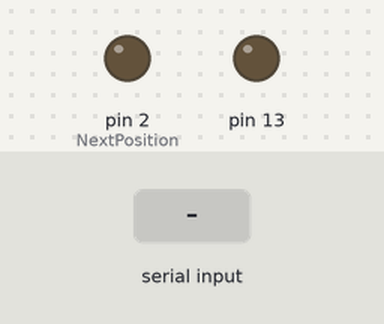
The sketch below on a simulated Arduino Uno, built with avr-gcc and run on an emulated ATmega328P. Shown: output pins drawn as LEDs (lit = HIGH). The test bench sets the inputs (shaded band). Pins used as bus, display or sensor lines are not drawn.

Above: at 1.2 s.
1.3 s: "1" received over Serial
At 2.1 s:
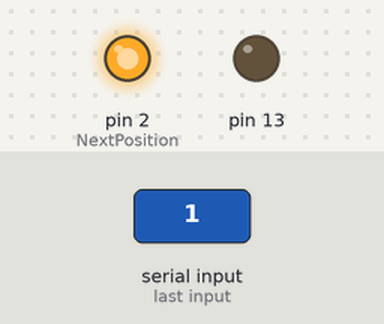
2.8 s: "C" received over Serial
At 3.2 s:
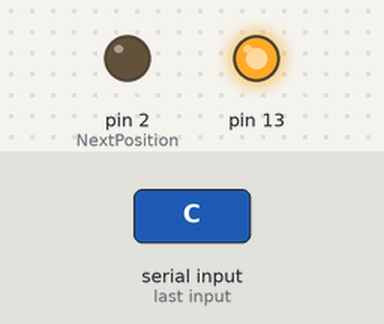
4.3 s: "0" received over Serial
At 5.6 s:
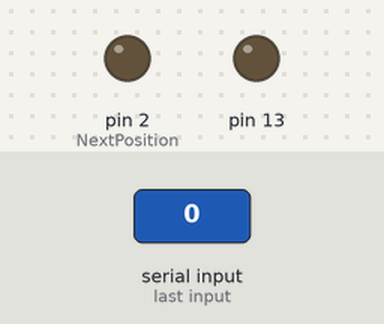
Timing chart, 0 to 7.3 s (numbered marks = the images above; inputs shaded):
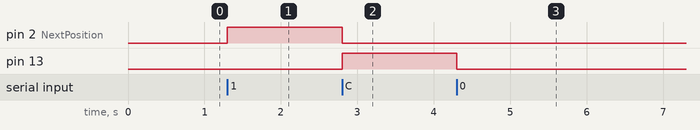

The sketch:

LightArrow.ino
```cpp
/*
 * LightArrow
 * Lighting Arrows
 */
#include <SoftwareSerial.h>

#define rxPin 10     // rxPin num setup
#define txPin 11   // txPin num setup
SoftwareSerial SignalSerial(rxPin,txPin);

#define Speed 9600 // Serial Speed

// Global Variables
int data;         // marge data
int ArduinoID;    // Get Arduino Identifier
int Mode = '0';   // init mode
int BPM;          // Beat Per Minutes
int Pulse;        // Pulse Peak
int data_1;       // up bit data
int data_2;       // under bit data(BPM)
unsigned long times;
unsigned long lastPatternTime = 0;
unsigned long lastCombinationTime = 0;

char PrevMode;

char ControlWord = 'C';
char stack;

void setup() {
  // OUTPUT Arrow and Bow Setup
  pinMode(2,OUTPUT);  // Arrow1(Draw a bow)
  pinMode(3,OUTPUT);  // Arrow2(Normal bow)
  pinMode(4,OUTPUT);  // Arrow3
  pinMode(5,OUTPUT);  // Arrow4
  pinMode(6,OUTPUT);  // Arrow5
  pinMode(7,OUTPUT);  // Arrow6
  pinMode(8,OUTPUT);  // Arrow7(shot heart)

  // Flag Check
  pinMode(13,OUTPUT);

  Serial.begin(Speed);
  SignalSerial.begin(Speed);
}

void loop() {

  get_word();
  times = millis();

  if(PrevMode != ControlWord)
  ModeReset();

  PrevMode = ControlWord;

  // switch Mode
  switch(ControlWord){
    // All turn off Mode
    case '0':
      digitalWrite(13,LOW);
      break;

    // All turn on Mode
    case '1':
      digitalWrite(13,LOW);
      Allturnon();
      break;

    // Pattern Light Mode
    case 'P':
      digitalWrite(13,LOW);
      LightPatternMode();
      break;

    // Conbination Light Mode
    case 'C':
      digitalWrite(13,HIGH);
      PrevMode = 'C';
      if(get_data())
        LightPulseArrow();
      break;
  }

}
```

LightFunction.ino
```cpp
/*
 * LightFunction
 * Lighting Funtions
 */

const int reset_start = 2;    // stert pin num
const int reset_end = 9;      // end pin num

int NextPosition = 2;   // Next Light LED Num
int PrevPosition = 0;   // Now Light LED Num

// All turn off
void Allturnoff() {
  for(int j = reset_start; j <= reset_end; j++)
    digitalWrite(j,LOW);
}

// All turn on
void Allturnon() {
  for (int j = reset_start; j <= reset_end; j++)
    digitalWrite(j,HIGH);
}

void ModeReset() {
  NextPosition = reset_start;
  PrevPosition = 0;
  times = 0;
  Allturnoff();
  lastPatternTime = 0;
  lastCombinationTime = 0;
}

// Pulse Read Mode
// if pulse receive, use this function
void LightPulseArrow(){
  digitalWrite(PrevPosition,LOW);
  digitalWrite(NextPosition,HIGH);
  PrevPosition = NextPosition;
  ++NextPosition;
  if(PrevPosition >= reset_end){
  NextPosition = reset_start;
  Allturnoff();
  }
  lastCombinationTime = times;
}

void LightPatternMode() {
  // 1秒立ったらの処理(簡易実装)
  if(times - lastPatternTime >= 1000){
    digitalWrite(NextPosition,HIGH);
    PrevPosition = NextPosition;
    ++NextPosition;
    lastPatternTime = times;
  }
  // 矢2本目の時に1本目消灯
  if(PrevPosition == 3)
    digitalWrite(2,LOW);
  // 矢3本目の時に2本目消灯
  if(PrevPosition == 4)
    digitalWrite(3,LOW);
  // 最後まで行ったらｶｳﾝﾀｰﾘｾｯﾄ
  if(PrevPosition >= reset_end)
    NextPosition = reset_start;
}
```

SerialFunction.ino
```cpp
bool get_word(){
  while(Serial.available() > 0)
  stack = Serial.read();

  if(stack != ControlWord){
    ControlWord = stack;
    return true;
  }else{
    return false;
  }

}

bool get_data(){
  if(SignalSerial.available() >= sizeof(byte)+sizeof(int))
  if(SignalSerial.read()=='H'){
    data_1 = SignalSerial.read();
    data_2 = SignalSerial.read();

    Pulse = bitRead(data_1,1);
    ArduinoID = bitRead(data_1,4);
    BPM = data_2;
    Serial.println(data_1,BIN);
    data = makeWord(data_1,data_2);

    return true;
  }
  return false;
}
```

Measured:
- after the input at 1.3 s, pin 2 (NextPosition): LOW → HIGH at once
- after the input at 2.8 s, pin 2 (NextPosition): HIGH → LOW at once; pin 13: LOW → HIGH at once
- after the input at 4.3 s, pin 13: HIGH → LOW at once
